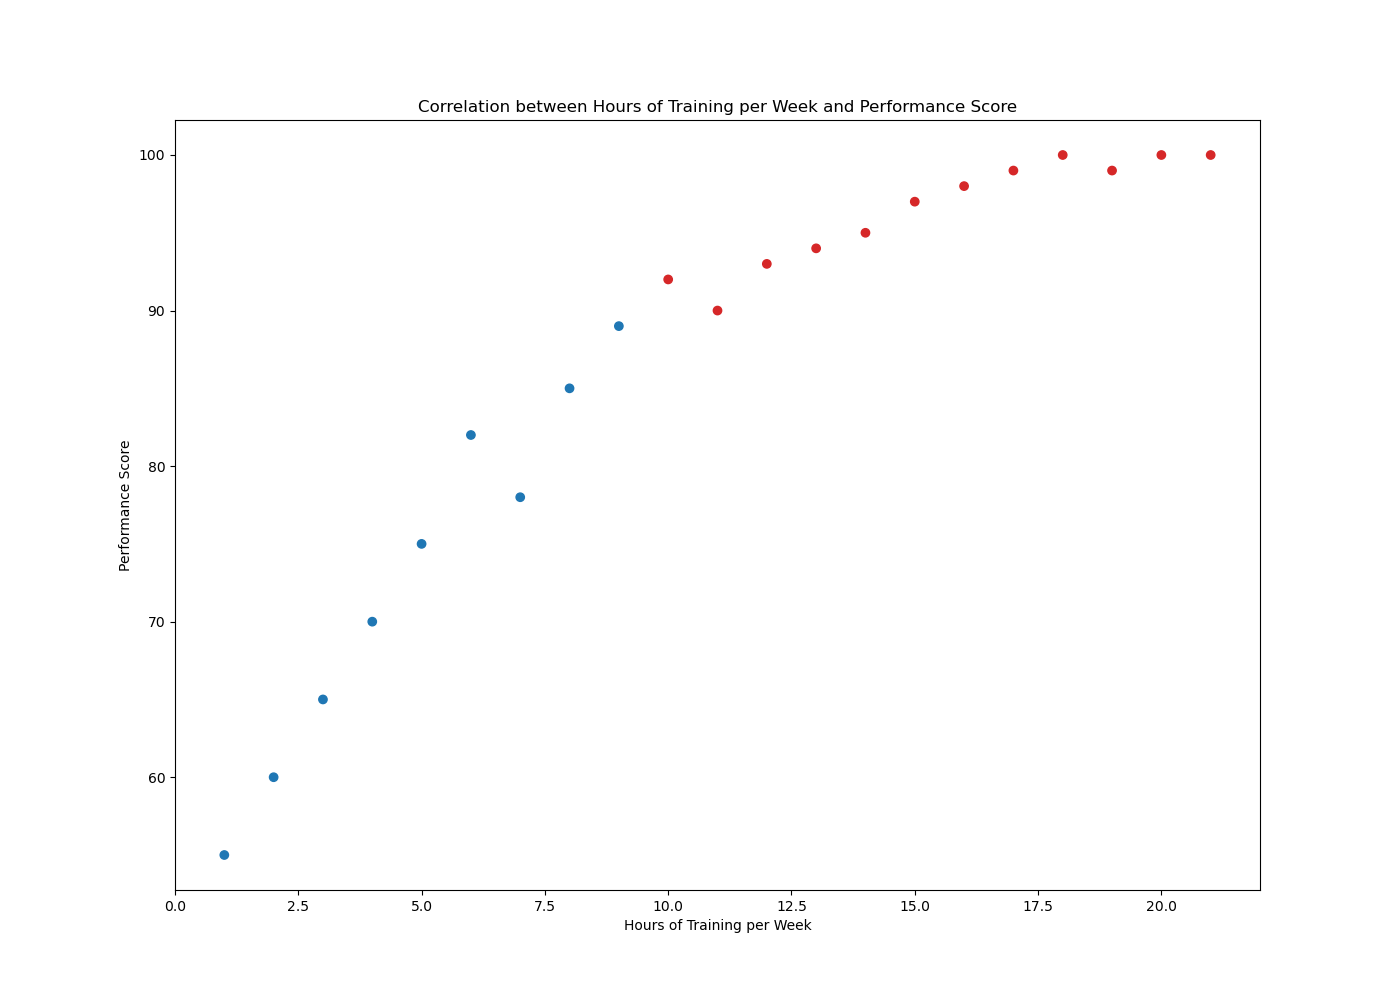

Write the Python code that produced this figure.

import matplotlib.pyplot as plt

# Data
hours_trained = [5, 6, 4, 10, 9, 3, 15, 8, 11, 14, 2, 7, 12, 13, 1, 16, 17, 18, 20, 19, 21]
performance_score = [75, 82, 70, 92, 89, 65, 97, 85, 90, 95, 60, 78, 93, 94, 55, 98, 99, 100, 100, 99, 100]

# Create the scatter plot
plt.figure(figsize=(14, 10))
plt.scatter(hours_trained, performance_score, color=['#1f77b4' if x < 10 else '#d62728' for x in hours_trained])

# Title and labels
plt.title('Correlation between Hours of Training per Week and Performance Score')
plt.xlabel('Hours of Training per Week')
plt.ylabel('Performance Score')

# Show the plot
plt.show()
